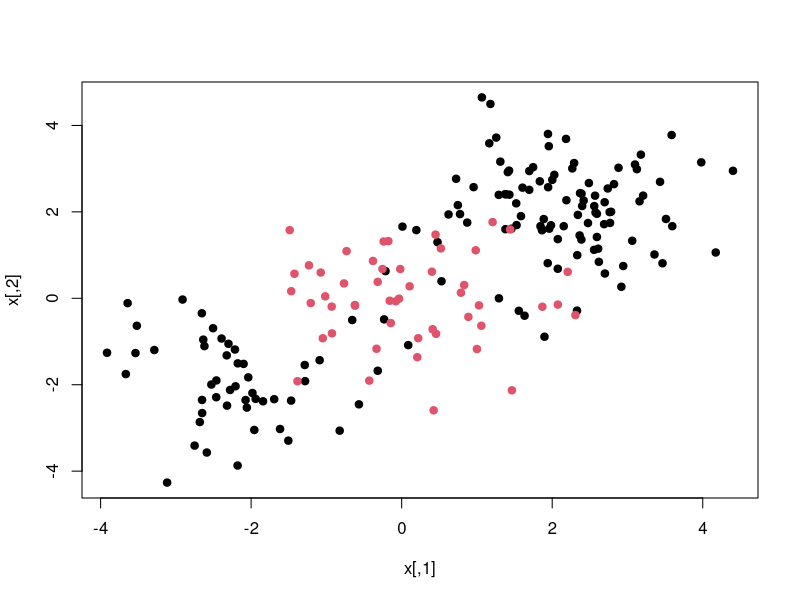

Generate this figure with R: (Note: this script raises an error after producing the figure.)
###############################################################
############# non-linearly separable dataset case #############
###############################################################

### generate data ###


set.seed(1)
x=matrix(rnorm(200*2), ncol=2)
x[1:100,]=x[1:100,]+2
x[101:150,]=x[101:150,]-2
y=c(rep(1,150),rep(2,50))
dat=data.frame(x=x,y=as.factor(y))



plot(x, col=y, pch=19)

train=sample(200,100)

svmfit=svm(y~ ., data=dat[train,], kernel="radial", gamma=1, cost =1)
plot(svmfit , dat[train ,])

summary(svmfit)

### fair # of training errors -- increase cost and check ###

svmfit=svm(y~ ., data=dat[train,], kernel="linear", cost=1e5)
plot(svmfit ,dat[train ,])

### check best choice of cost and gamma ###

set.seed(1)
tune.out=tune(svm, y~ ., data=dat[train,], kernel="radial", ranges=list(cost=c(0.1,1,10,100,1000), gamma=c(0.5,1,2,3,4) ))
summary(tune.out)

### predict the best fit model on training set ###
table(true=dat[-train,"y"], pred=predict(tune.out$best.model, newx=dat[-train ,]))


